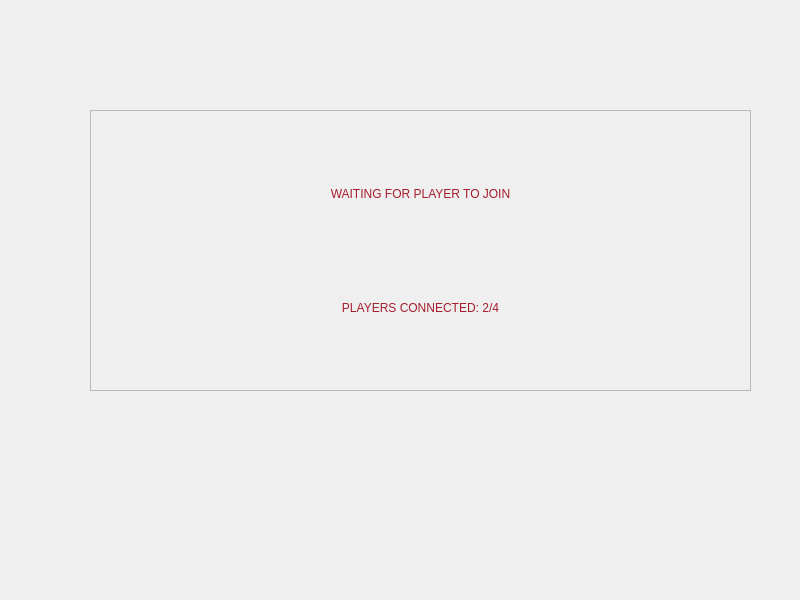
<?xml version="1.0" encoding="UTF-8"?>
<ui version="4.0">
 <class>joinWaitingPage</class>
 <widget class="QWidget" name="joinWaitingPage">
  <property name="geometry">
   <rect>
    <x>0</x>
    <y>0</y>
    <width>800</width>
    <height>600</height>
   </rect>
  </property>
  <property name="sizePolicy">
   <sizepolicy hsizetype="Expanding" vsizetype="Expanding">
    <horstretch>0</horstretch>
    <verstretch>0</verstretch>
   </sizepolicy>
  </property>
  <property name="windowTitle">
   <string>joinwaitingpage</string>
  </property>
  <widget class="QFrame" name="frame">
   <property name="geometry">
    <rect>
     <x>90</x>
     <y>110</y>
     <width>661</width>
     <height>281</height>
    </rect>
   </property>
   <property name="styleSheet">
    <string notr="true">QFrame #frame {
background-color: rgba(229, 165, 10, 0.95);
border-radius: 30px;
}</string>
   </property>
   <property name="frameShape">
    <enum>QFrame::StyledPanel</enum>
   </property>
   <property name="frameShadow">
    <enum>QFrame::Raised</enum>
   </property>
   <widget class="QWidget" name="verticalLayoutWidget">
    <property name="geometry">
     <rect>
      <x>10</x>
      <y>30</y>
      <width>641</width>
      <height>221</height>
     </rect>
    </property>
    <layout class="QVBoxLayout" name="verticalLayout">
     <item>
      <widget class="QLabel" name="labelWaitingMsg">
       <property name="styleSheet">
        <string notr="true">color: rgb(165, 29, 45);
</string>
       </property>
       <property name="text">
        <string>WAITING FOR PLAYER TO JOIN</string>
       </property>
       <property name="textFormat">
        <enum>Qt::AutoText</enum>
       </property>
       <property name="alignment">
        <set>Qt::AlignCenter</set>
       </property>
      </widget>
     </item>
     <item>
      <widget class="QLabel" name="labelPlayersConnected">
       <property name="styleSheet">
        <string notr="true">color:  rgb(165, 29, 45);</string>
       </property>
       <property name="text">
        <string>PLAYERS CONNECTED: 2/4</string>
       </property>
       <property name="alignment">
        <set>Qt::AlignCenter</set>
       </property>
      </widget>
     </item>
    </layout>
   </widget>
  </widget>
 </widget>
 <resources/>
 <connections/>
</ui>
